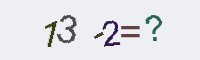
#> input picture captcha/img/11-2563440323d6.png, 200 x 60 px, found by its file name; its folder holds 4 pictures in this run
$ python data_loader.py
#> lines starting #> are read from the running program, lines starting #| are printed output that depends on the picture; after the words box and inside, x2 and y2 are one past the last pixel; in counts of white or black regions, pixels touching at a corner belong together
### caocrvfy/core/utils.py
#!/usr/bin/env python
# -*- coding: utf-8 -*-
"""
工具函数模块
功能：提供文件名解析、标签转换等通用工具函数
"""

import os
import base64  # 保留用于向后兼容旧格式
import binascii
import re
import numpy as np
from PIL import Image, ImageEnhance
from . import config

try:
    import cv2
    CV2_AVAILABLE = True
except ImportError:
    CV2_AVAILABLE = False
    print("警告: opencv-python未安装，图片预处理将使用基础模式。可通过 'pip install opencv-python' 安装获得更好效果")


def parse_filename(filename):
    """
    解析验证码文件名，提取验证码文本

    支持格式:
    普通格式: 验证码内容-32位hash.png (如 "abc123-f3b1c8e8adeaeae20f26913b53bbc9d8.png")

    参数:
        filename: 文件名

    返回:
        验证码文本 (如 "abc123")
    """
    # 去除扩展名
    name_without_ext = os.path.splitext(filename)[0]

    # 普通格式: 使用'-'分割
    captcha_text = name_without_ext.split('-')[0]
    return captcha_text


def text_to_vector(text):
    """
    将验证码文本转换为one-hot编码向量

    参数:
        text: 验证码文本，如 "abc123"

    返回:
        numpy数组，形状为 (MAX_CAPTCHA × CHAR_SET_LEN,)
    """
    vector = np.zeros(config.MAX_CAPTCHA * config.CHAR_SET_LEN, dtype=np.float32)

    # 将文本填充到MAX_CAPTCHA长度（短验证码用空格填充）
    padded_text = text.ljust(config.MAX_CAPTCHA, config.PADDING_CHAR)

    for i, char in enumerate(padded_text[:config.MAX_CAPTCHA]):
        # 查找字符在字符集中的索引
        if char in config.CHAR_SET:
            char_idx = config.CHAR_SET.index(char)
            # 设置对应位置为1（one-hot编码）
            vector[i * config.CHAR_SET_LEN + char_idx] = 1.0

    return vector


def vector_to_text(vector, threshold=0.5, apply_correction=True):
    """
    将one-hot编码向量转换回验证码文本

    参数:
        vector: numpy数组，形状为 (MAX_CAPTCHA × CHAR_SET_LEN,) 或 (MAX_CAPTCHA, CHAR_SET_LEN)
        threshold: 置信度阈值，低于此值的预测将被忽略
        apply_correction: 是否应用数字纠正逻辑（默认True）

    返回:
        验证码文本字符串
    """
    # 确保向量是一维的
    if len(vector.shape) == 2:
        vector = vector.flatten()

    # reshape 为 (MAX_CAPTCHA, CHAR_SET_LEN)
    vector = vector.reshape((config.MAX_CAPTCHA, config.CHAR_SET_LEN))

    text = []
    for i in range(config.MAX_CAPTCHA):
        # 找到每个位置概率最大的字符
        max_prob = np.max(vector[i])
        char_idx = np.argmax(vector[i])

        # 只有置信度超过阈值才使用，否则用填充字符
        if max_prob >= threshold:
            char = config.CHAR_SET[char_idx]
        else:
            char = config.PADDING_CHAR  # 低置信度用空格

        text.append(char)

    # 去除尾部的填充字符（空格）
    result = ''.join(text).rstrip(config.PADDING_CHAR)

    # 应用数字纠正逻辑（针对4位验证码的特殊处理）
    if apply_correction:
        result = correct_digit_confusion(result)

    return result


def correct_digit_confusion(text):
    """
    纠正数字与字母之间的误识别

    应对策略：
    - 验证码总共有4位，如果有3位都是数字，那么就认为最后一位也是数字
    - 这是因为4位纯数字验证码是常见的
    - 主要解决0和O的混淆问题

    参数:
        text: 预测的验证码文本

    返回:
        纠正后的验证码文本
    """
    # 只对4位验证码进行纠正
    if len(text) != 4:
        return text

    # 统计数字的个数
    digit_count = sum(1 for c in text if c.isdigit())

    # 如果有3位是数字，则将非数字字符转换为最相似的数字
    if digit_count == 3:
        # 字母到数字的映射（解决常见混淆）
        letter_to_digit = {
            'O': '0', 'o': '0',  # O和o -> 0
            'I': '1', 'i': '1', 'l': '1',  # I、i、l -> 1
            'Z': '2', 'z': '2',  # Z -> 2
            'B': '8', 'b': '8',  # B -> 8
            'S': '5', 's': '5',  # S -> 5
            'G': '6', 'g': '6',  # G -> 6
        }

        corrected = []
        for char in text:
            if char.isdigit():
                corrected.append(char)
            elif char in letter_to_digit:
                corrected.append(letter_to_digit[char])
            else:
                # 对于未映射的字母，保持原样（避免过度纠正）
                corrected.append(char)

        return ''.join(corrected)

    return text


def preprocess_captcha_with_cv2(img):
    """
    使用OpenCV进行验证码预处理：颜色归一化 + 去除干扰线和噪点

    处理步骤:
    1. 颜色归一化（将所有颜色统一转换为黑白）
    2. CLAHE对比度增强
    3. 自适应阈值二值化
    4. 形态学操作去噪
    5. 反转颜色（黑底白字 -> 白底黑字）
    6. 转回RGB格式

    参数:
        img: PIL.Image对象

    返回:
        PIL.Image对象（预处理后）
    """
    # 转换为numpy数组
    img_array = np.array(img)

    # 1. 转为灰度图（颜色归一化第一步）
    gray = cv2.cvtColor(img_array, cv2.COLOR_RGB2GRAY)

    # 2. 高斯模糊去除噪点
    blurred = cv2.GaussianBlur(gray, (3, 3), 0)

    # 3. CLAHE对比度自适应增强（更激进的参数）
    clahe = cv2.createCLAHE(clipLimit=3.0, tileGridSize=(8, 8))
    enhanced = clahe.apply(blurred)

    # 4. Otsu's二值化（自动找最佳阈值，比自适应阈值更统一）
    _, binary = cv2.threshold(enhanced, 0, 255, cv2.THRESH_BINARY + cv2.THRESH_OTSU)

    # 5. 形态学操作：先开运算去噪，再闭运算连接字符
    kernel_small = cv2.getStructuringElement(cv2.MORPH_RECT, (2, 2))
    kernel_medium = cv2.getStructuringElement(cv2.MORPH_RECT, (3, 3))

    # 开运算去除小噪点
    opened = cv2.morphologyEx(binary, cv2.MORPH_OPEN, kernel_small, iterations=1)

    # 闭运算连接字符断裂部分
    closed = cv2.morphologyEx(opened, cv2.MORPH_CLOSE, kernel_medium, iterations=1)

    # 6. 反转颜色（如果背景是深色）
    # 计算图像平均亮度，如果平均值<128说明是黑底白字，需要反转
    if np.mean(closed) < 128:
        closed = cv2.bitwise_not(closed)

    # 7. 锐化增强字符边缘
    kernel_sharpen = np.array([[-1, -1, -1],
                               [-1,  9, -1],
                               [-1, -1, -1]])
    sharpened = cv2.filter2D(closed, -1, kernel_sharpen)

    # 8. 转回RGB格式（3通道，但所有通道相同，纯黑白）
    rgb_preprocessed = cv2.cvtColor(sharpened, cv2.COLOR_GRAY2RGB)

    return Image.fromarray(rgb_preprocessed)


# [48 lines left out: function preprocess_captcha_with_pil, not called in this run]


def load_image(image_path, use_preprocessing=True):
    """
    加载并预处理验证码图像

    参数:
        image_path: 图像文件路径
        use_preprocessing: 是否使用预处理去除干扰（默认True）

    返回:
        numpy数组，形状为 (IMAGE_HEIGHT, IMAGE_WIDTH, IMAGE_CHANNELS)
        值范围 [0, 1]
    """
    # 加载图像
    img = Image.open(image_path)

    # 确保图像是RGB模式
    if img.mode != 'RGB':
        img = img.convert('RGB')

    # 去干扰预处理
    if use_preprocessing:
        if CV2_AVAILABLE:
            img = preprocess_captcha_with_cv2(img)
        else:
            img = preprocess_captcha_with_pil(img)

    # 调整图像尺寸
    img = img.resize((config.IMAGE_WIDTH, config.IMAGE_HEIGHT), Image.Resampling.LANCZOS)

    # 转换为numpy数组并归一化到[0, 1]
    img_array = np.array(img, dtype=np.float32) / 255.0

    return img_array


# [192 lines left out: functions calculate_accuracy, get_char_position_accuracy, is_math_expression, extract_answer_from_filename, evaluate_math_expression, validate_math_captcha, not called in this run]


# 测试工具函数
# [26 lines that do not run on import are left out]

### caocrvfy/core/data_loader.py
#!/usr/bin/env python
# -*- coding: utf-8 -*-
"""
数据加载模块
功能：加载验证码图片，生成训练和验证数据集
"""

import os
import numpy as np
from sklearn.model_selection import train_test_split
from . import config
from . import utils


class CaptchaDataLoader:
    """验证码数据加载器"""

    def __init__(self, captcha_dir=None, validation_split=None):
        """
        初始化数据加载器

        参数:
            captcha_dir: 验证码图片目录
            validation_split: 验证集比例
        """
        self.captcha_dir = captcha_dir or config.CAPTCHA_DIR
        self.validation_split = validation_split or config.VALIDATION_SPLIT

        # 数据存储
        self.image_paths = []
        self.labels = []

        # 数据集划分
        self.train_images = None
        self.train_labels = None
        self.val_images = None
        self.val_labels = None

    def load_data(self):
        """
        从目录加载所有验证码图片

        返回:
            加载的图片数量
        """
        print(f"正在从 {self.captcha_dir} 加载验证码图片...")

        if not os.path.exists(self.captcha_dir):
            raise FileNotFoundError(f"验证码目录不存在: {self.captcha_dir}")

        # 获取所有png图片
        image_files = [f for f in os.listdir(self.captcha_dir)
                      if f.endswith('.png')]

        if len(image_files) == 0:
            raise ValueError(f"验证码目录中没有图片: {self.captcha_dir}")

        print(f"找到 {len(image_files)} 张验证码图片")

        # 加载每张图片和对应的标签
        for filename in image_files:
            image_path = os.path.join(self.captcha_dir, filename)

            # 解析文件名获取验证码文本
            captcha_text = utils.parse_filename(filename)

            # 过滤超长验证码
            if len(captcha_text) > config.MAX_CAPTCHA:
                print(f"跳过超长验证码: {filename} (长度: {len(captcha_text)})")
                continue

            # 验证字符是否都在字符集中
            if not all(c in config.CHAR_SET for c in captcha_text):
                print(f"跳过包含非法字符的验证码: {filename}")
                continue

            self.image_paths.append(image_path)
            self.labels.append(captcha_text)

        print(f"✓ 成功加载 {len(self.image_paths)} 张有效验证码")

        return len(self.image_paths)

    def prepare_dataset(self):
        """
        准备训练集和验证集

        返回:
            (train_images, train_labels, val_images, val_labels)
        """
        if len(self.image_paths) == 0:
            raise ValueError("请先调用 load_data() 加载数据")

        print("正在准备数据集...")

        # 加载所有图片
        images = []
        labels = []

        for i, (image_path, label_text) in enumerate(zip(self.image_paths, self.labels)):
            if (i + 1) % 100 == 0:
                print(f"  处理进度: {i+1}/{len(self.image_paths)}")

            # 加载图片
            img = utils.load_image(image_path)
#> in load_image, img is the input picture: PIL image 200x60 RGB; mean R, G, B 227.5, 228.4, 232.3
#> in preprocess_captcha_with_cv2, `gray = cv2.cvtColor(img_array, cv2.COLOR_RGB2GRAY)`:
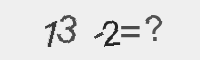
#> gray: shape (60, 200); min 37, max 239, mean 228.4
#> in preprocess_captcha_with_cv2, `blurred = cv2.GaussianBlur(gray, (3, 3), 0)`:
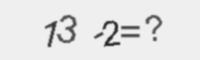
#> blurred: shape (60, 200); min 37, max 239, mean 228.4
#> in preprocess_captcha_with_cv2, `enhanced = clahe.apply(blurred)`:
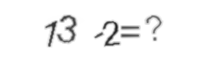
#> enhanced: shape (60, 200); min 30, max 255, mean 244.9
#> in preprocess_captcha_with_cv2, `_, binary = cv2.threshold(enhanced, 0, 255, cv2.THRESH_BINARY + cv2.TH..`:
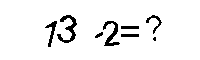
#> binary: shape (60, 200); 94.2% white; 8 black regions (1 under 20 px), largest, box (x1, y1, x2, y2) and area: (57, 15, 77, 43) 203, (103, 21, 120, 46) 173, (45, 21, 57, 47) 104
#> in preprocess_captcha_with_cv2, `opened = cv2.morphologyEx(binary, cv2.MORPH_OPEN, kernel_small, iterat..`:
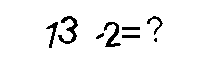
#> opened: shape (60, 200); 94.2% white; 8 black regions (1 under 20 px), largest, box (x1, y1, x2, y2) and area: (58, 16, 78, 44) 203, (104, 22, 121, 47) 174, (46, 22, 58, 48) 104
#> in preprocess_captcha_with_cv2, `closed = cv2.morphologyEx(opened, cv2.MORPH_CLOSE, kernel_medium, iter..`:
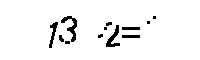
#> closed: shape (60, 200); 95.2% white; 12 black regions (6 under 20 px), largest, box (x1, y1, x2, y2) and area: (61, 16, 77, 42) 148, (106, 25, 120, 47) 126, (49, 22, 58, 48) 95, (122, 27, 140, 30) 54, (122, 35, 140, 38) 54, (59, 35, 64, 42) 25
            images.append(img)

            # 转换标签为向量
            label_vector = utils.text_to_vector(label_text)
            labels.append(label_vector)
#> pass 2 of the loop in prepare_dataset, `for i, (image_path, label_text) in enumerate(zip(self.image_paths, sel..`:
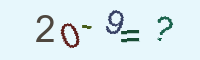
#> input picture captcha/img/11-89238c6c1178.png, 200 x 60 px, found by its file name
#> in load_image, img is the input picture: PIL image 200x60 RGB; mean R, G, B 220.1, 235.4, 239.8
#> in preprocess_captcha_with_cv2 (call 2), `_, binary = cv2.threshold(enhanced, 0, 255, cv2.THRESH_BINARY + cv2.TH..`:
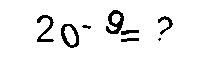
#> binary: shape (60, 200); 93.2% white; 8 black regions (1 under 20 px), largest, box (x1, y1, x2, y2) and area: (106, 10, 124, 34) 218, (61, 24, 79, 48) 187, (37, 15, 54, 42) 173
#> opened: shape (60, 200); 93.2% white; 7 black regions (1 under 20 px), largest, box (x1, y1, x2, y2) and area: (107, 11, 140, 36) 282, (62, 25, 80, 49) 187, (38, 16, 55, 43) 173, (159, 17, 174, 36) 95, (122, 39, 140, 43) 54, (83, 26, 92, 30) 23
#> in preprocess_captcha_with_cv2 (call 2), `closed = cv2.morphologyEx(opened, cv2.MORPH_CLOSE, kernel_medium, iter..`:
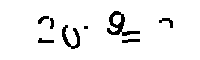
#> closed: shape (60, 200); 94.1% white; 8 black regions (1 under 20 px), largest, box (x1, y1, x2, y2) and area: (107, 11, 140, 36) 278, (62, 25, 80, 49) 168, (159, 18, 173, 28) 58
#> pass 3 of the loop in prepare_dataset, `for i, (image_path, label_text) in enumerate(zip(self.image_paths, sel..`:
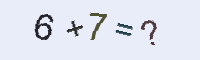
#> input picture captcha/img/13-81177bdd77b08808983d5b7584f08a07.png, 200 x 60 px, found by its file name
#> in load_image, img is the input picture: PIL image 200x60 RGB; mean R, G, B 223.9, 227.7, 240
#> in preprocess_captcha_with_cv2 (call 3), `_, binary = cv2.threshold(enhanced, 0, 255, cv2.THRESH_BINARY + cv2.TH..`:
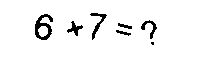
#> binary: shape (60, 200); 94.8% white; 7 black regions (1 under 20 px), largest, box (x1, y1, x2, y2) and area: (35, 14, 53, 40) 224, (90, 13, 107, 40) 122, (141, 20, 157, 39) 97, (67, 21, 83, 36) 92, (118, 23, 132, 29) 42, (116, 30, 131, 36) 39
#> opened: shape (60, 200); 94.8% white; 7 black regions (1 under 20 px), largest, box (x1, y1, x2, y2) and area: (36, 15, 54, 41) 225, (91, 14, 108, 41) 122, (142, 21, 158, 40) 97, (68, 22, 84, 37) 93, (119, 24, 133, 30) 42, (117, 31, 132, 37) 39
#> in preprocess_captcha_with_cv2 (call 3), `closed = cv2.morphologyEx(opened, cv2.MORPH_CLOSE, kernel_medium, iter..`:
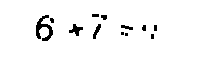
#> closed: shape (60, 200); 95.8% white; 12 black regions (5 under 20 px), largest, box (x1, y1, x2, y2) and area: (36, 15, 53, 41) 197, (69, 24, 83, 36) 80, (93, 24, 101, 39) 54
#> the loop made 4 passes; the first 3 are shown

        # 转换为numpy数组
        images = np.array(images, dtype=np.float32)
        labels = np.array(labels, dtype=np.float32)

        print(f"图片数组形状: {images.shape}")
#| 图片数组形状: (4, 60, 200, 3)
        print(f"标签数组形状: {labels.shape}")
#| 标签数组形状: (4, 252)

        # 划分训练集和验证集
        train_images, val_images, train_labels, val_labels = train_test_split(
            images, labels,
            test_size=self.validation_split,
            random_state=config.RANDOM_SEED
        )

        self.train_images = train_images
        self.train_labels = train_labels
        self.val_images = val_images
        self.val_labels = val_labels

        print(f"训练集大小: {len(train_images)}")
        print(f"验证集大小: {len(val_images)}")

        return train_images, train_labels, val_images, val_labels

    def get_batch_generator(self, batch_size=None, is_training=True):
        """
        创建批次数据生成器

        参数:
            batch_size: 批次大小
            is_training: 是否为训练集

        返回:
            数据生成器
        """
        batch_size = batch_size or config.BATCH_SIZE

        if is_training:
            images = self.train_images
            labels = self.train_labels
        else:
            images = self.val_images
            labels = self.val_labels

        num_samples = len(images)
        indices = np.arange(num_samples)

        while True:
            # 随机打乱数据（仅训练集）
            if is_training:
                np.random.shuffle(indices)

            for start_idx in range(0, num_samples, batch_size):
                end_idx = min(start_idx + batch_size, num_samples)
                batch_indices = indices[start_idx:end_idx]

                batch_images = images[batch_indices]
                batch_labels = labels[batch_indices]

                yield batch_images, batch_labels

    def get_statistics(self):
        """
        获取数据集统计信息

        返回:
            统计信息字典
        """
        if len(self.labels) == 0:
            return {}

        # 验证码长度分布
        length_dist = {}
        for label in self.labels:
            length = len(label)
            length_dist[length] = length_dist.get(length, 0) + 1

        # 字符频率统计
        char_freq = {}
        for label in self.labels:
            for char in label:
                char_freq[char] = char_freq.get(char, 0) + 1

        return {
            'total_samples': len(self.labels),
            'length_distribution': length_dist,
            'char_frequency': char_freq,
            'unique_chars': len(char_freq)
        }

    def print_statistics(self):
        """打印数据集统计信息"""
        stats = self.get_statistics()

        print("=" * 80)
        print(" " * 30 + "数据集统计")
        print("=" * 80)
        print(f"总样本数: {stats['total_samples']}")
        print()

        print("验证码长度分布:")
        for length, count in sorted(stats['length_distribution'].items()):
            percentage = count / stats['total_samples'] * 100
            print(f"  长度 {length}: {count} 张 ({percentage:.1f}%)")
        print()

        print(f"唯一字符数: {stats['unique_chars']}")
        print("字符频率前10:")
        sorted_chars = sorted(stats['char_frequency'].items(),
                            key=lambda x: x[1], reverse=True)
        for char, freq in sorted_chars[:10]:
            print(f"  '{char}': {freq} 次")
        print("=" * 80)


# 测试数据加载器
if __name__ == '__main__':
    print("测试数据加载器...")
    print()

    # 创建数据加载器
    loader = CaptchaDataLoader()

    # 加载数据
    loader.load_data()
    print()

    # 打印统计信息
    loader.print_statistics()
    print()

    # 准备数据集
    train_images, train_labels, val_images, val_labels = loader.prepare_dataset()
    print()

    # 测试批次生成器
    print("测试批次生成器...")
    gen = loader.get_batch_generator(batch_size=4, is_training=True)
    batch_images, batch_labels = next(gen)
    print(f"批次图片形状: {batch_images.shape}")
    print(f"批次标签形状: {batch_labels.shape}")

    # 显示第一个样本
    print(f"\n第一个样本的标签向量转换:")
    sample_text = utils.vector_to_text(batch_labels[0])
    print(f"验证码文本: {sample_text}")

    print()
    print("=" * 80)
    print("✓ 数据加载器测试完成")
